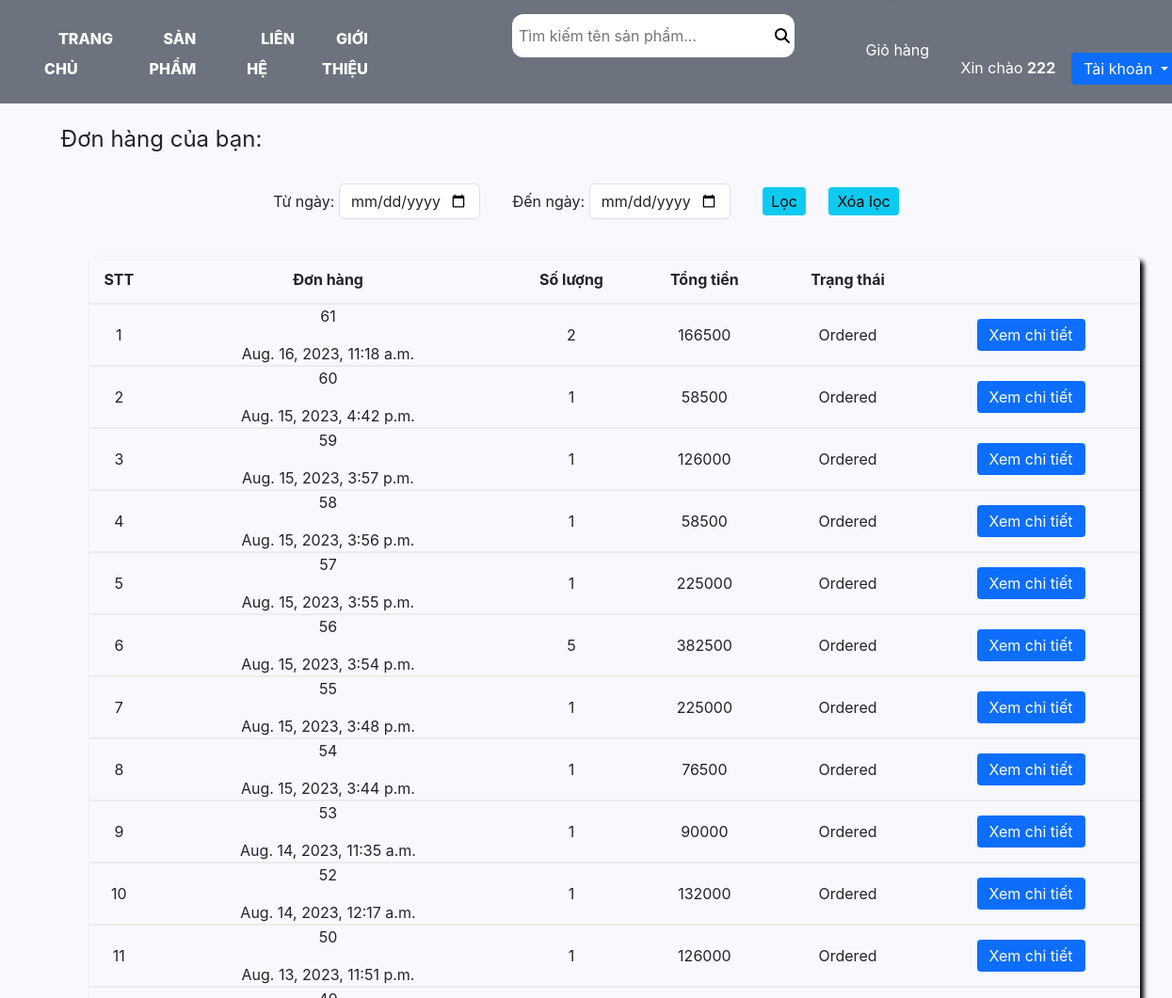
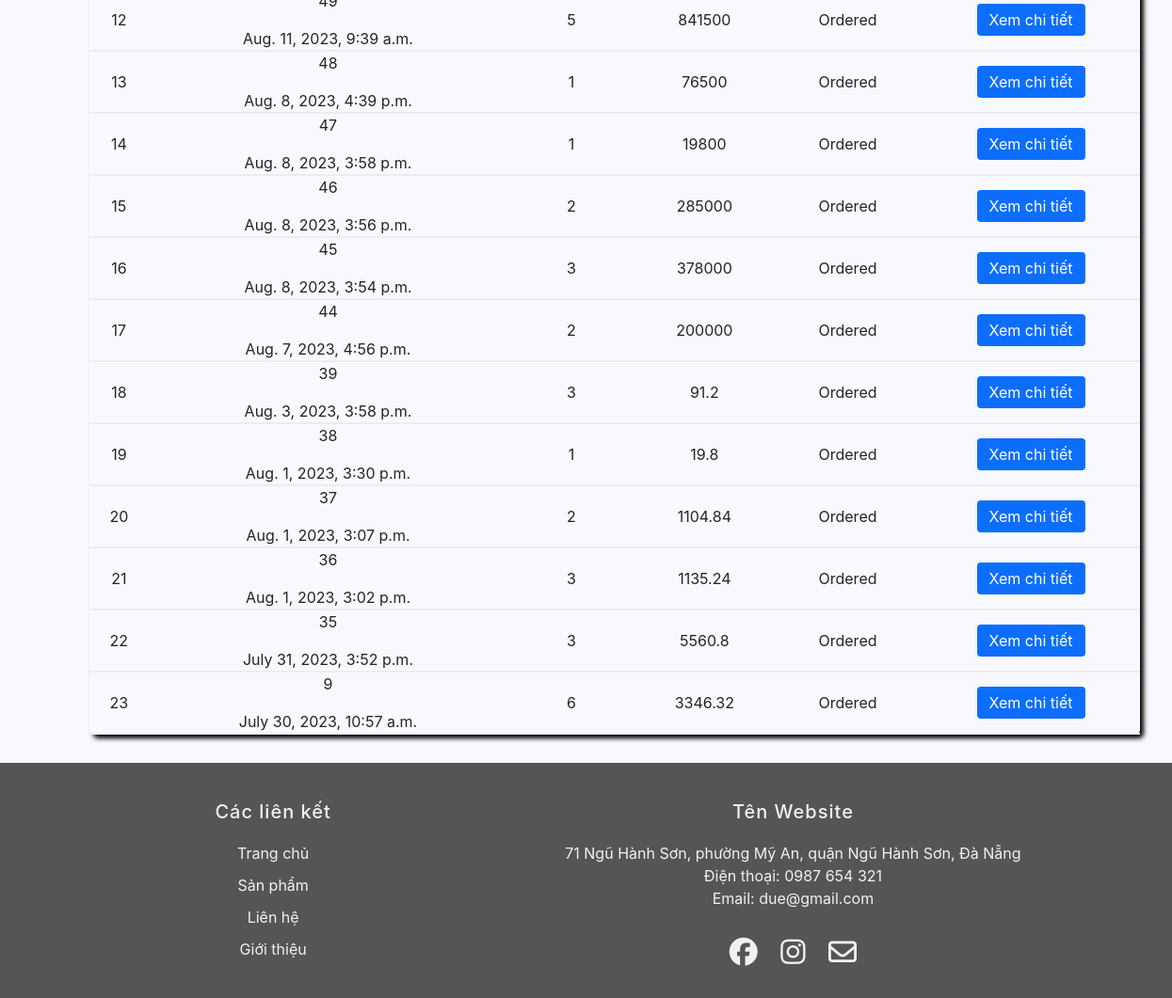
The page /order_list/ (signed in) on the database as committed earlier (2 pictures, top to bottom).
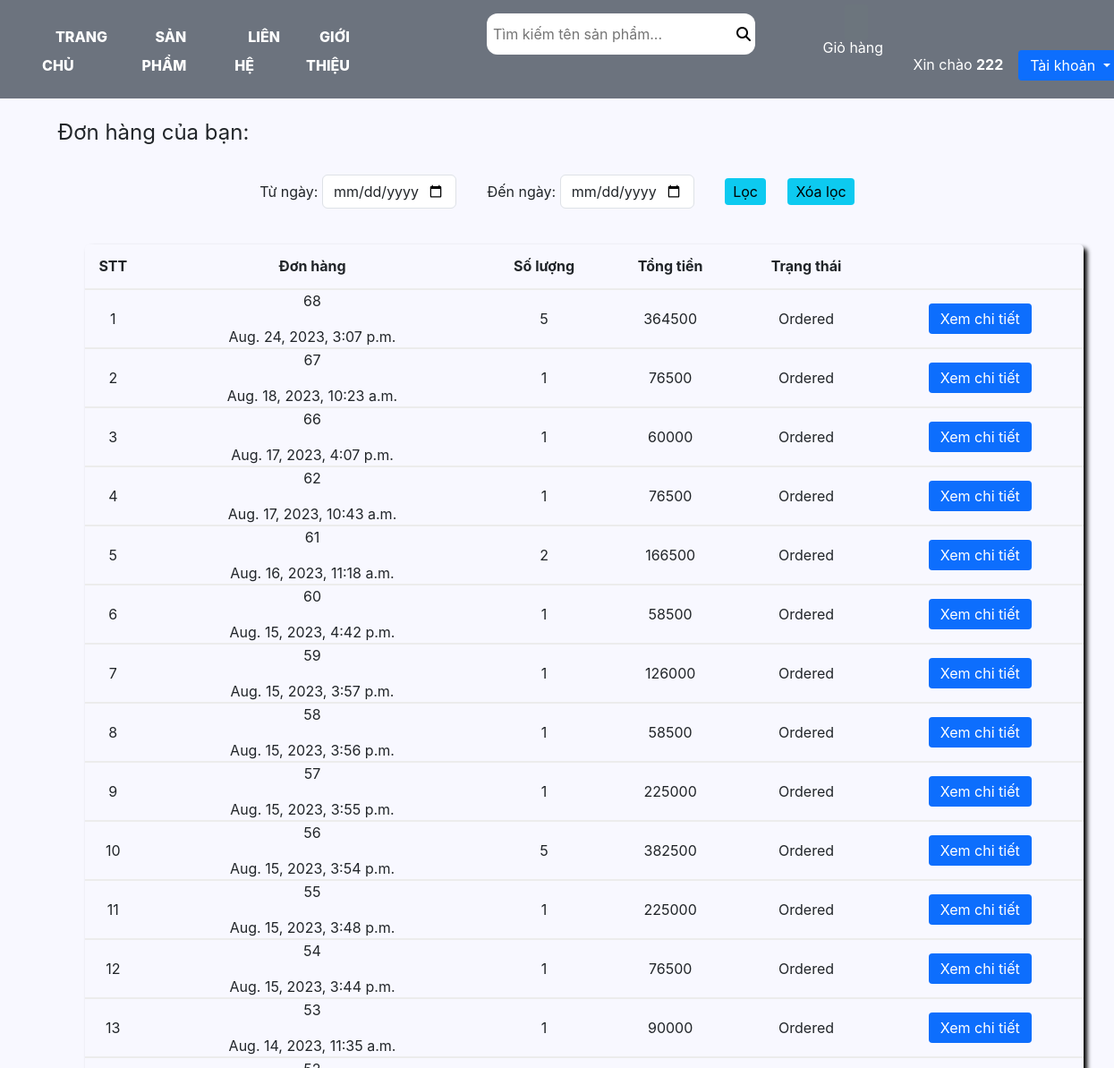
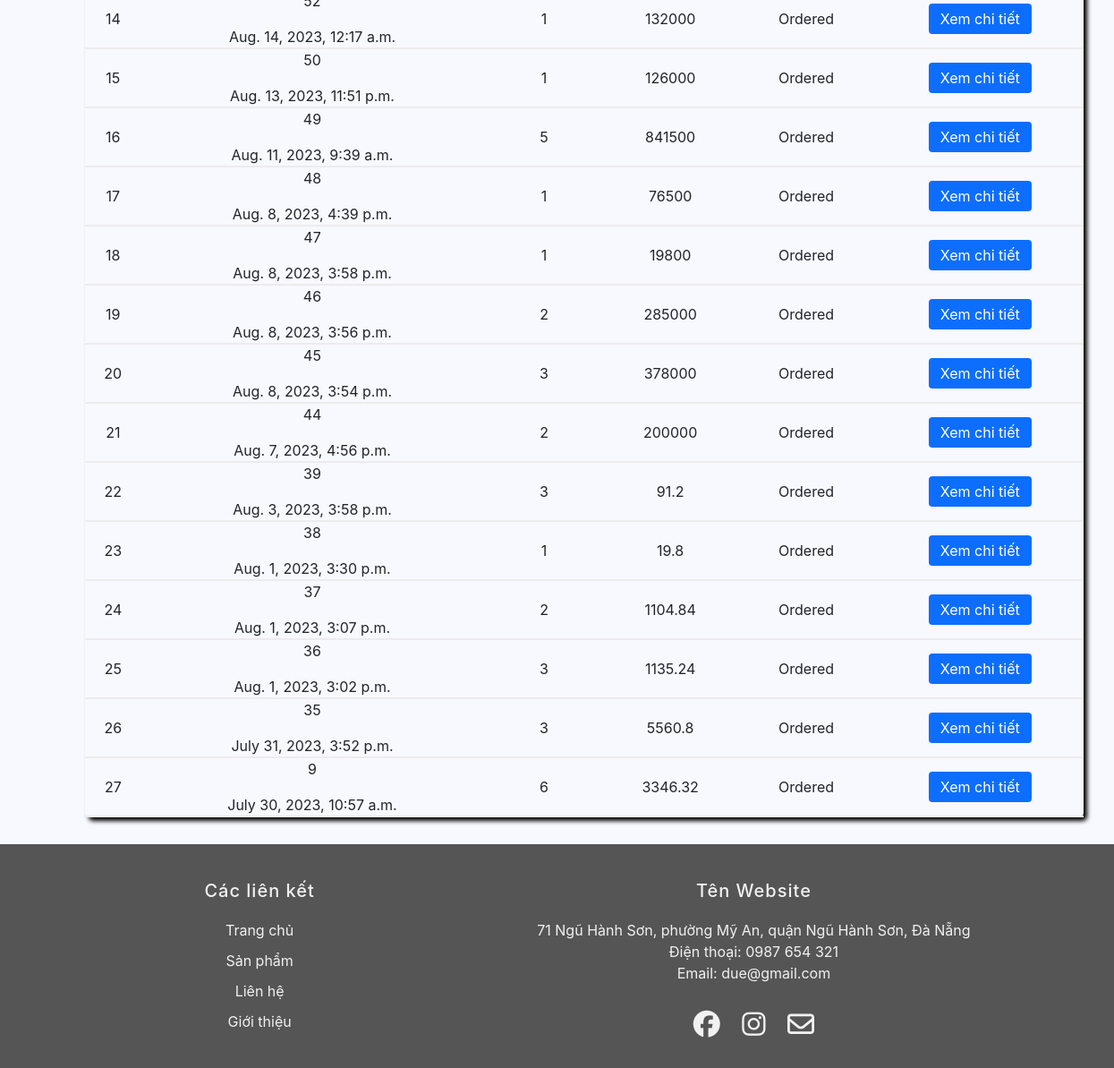
The same page on the database as committed later (2 pictures, top to bottom).
### order/models.py (models this page shows)
class Order(models.Model):
    status_choices = (
        (1, "Cart"),
        (2, "Ordered"),
        (3, "Cancelled"),
    )
    total_price = models.PositiveIntegerField(default=0)
    quantity = models.PositiveIntegerField(default=0)
    user = models.ForeignKey(
        Users, related_name="users", on_delete=models.CASCADE, null=True, blank=True
    )
    status = models.IntegerField(choices=status_choices, default=1)
    datetime = models.DateTimeField(null=True, blank=True)

### product/views.py (the view, shortened to what this page needs)
# urls.py: path('order_list/',views.order_list, name="order_list"),
def order_list(request):
    user = Users.objects.get(pk=request.user.pk)
    get_startdate = request.GET.get("start_date")
    get_enddate = request.GET.get("end_date")
    if get_startdate and get_enddate:
        startdate = datetime.strptime(get_startdate, "%Y-%m-%d")
        enddate = datetime.strptime(get_enddate, "%Y-%m-%d") + timedelta(days=1)
        order = Order.objects.filter(datetime__range=(startdate, enddate))
    else:
        order = Order.objects.filter(user=request.user, status=2).order_by("-id")
    return render(
        request,
        "product/order_list.html",
        {"order": order, "get_startdate": get_startdate, "get_enddate": get_enddate},
    )

### product/templates/product/order_list.html (shortened to what this page needs)
{% extends 'product/base.html' %}
{% load static %}
{% block content %}
<head>
    <link rel="stylesheet" href="{% static 'css/product.css' %}">
</head>
<br>
<h4 style="font-weight: normal;">Đơn hàng của bạn:</h4>
<br>
<form method="get" action="" style="margin-bottom: 40px; text-align: center;">
    <label class="lbl" for="start_date" >Từ ngày:</label>
    <input class="form-control" id="start_date" type="date" name="start_date" id="start_date" value="{{ get_startdate }}" required class="form-control" style="width: 150px;">
    <label class="lbl" for="end_date" style="margin-left: 30px;">Đến ngày:</label>
    <input class="form-control" id="end_date" type="date" name="end_date" id="end_date" value="{{ get_enddate }}" required style="width: 150px;">
    <button id="filter-order" type="submit" class="btn btn-info btn-sm" style="margin-left: 30px;">Lọc</button>
    <button id="cancel" type="button" class="btn btn-info btn-sm" onclick="back()" style="margin-left: 20px;" >Xóa lọc</button>
</form>
<table class ="order-tb">
    <tr class="tb-h">
        <th>STT</th>
        <th>Đơn hàng</th>
        <th>Số lượng</th>
        <th>Tổng tiền</th>
        <th>Trạng thái</th>
        <th></th>
        {% for i in order %}
        <tr class="table-order">
            <td>{{ forloop.counter }}</td>
            <td><p>{{i.id}}</p>{{i.datetime}}</td>
            <td>{{i.quantity}}</td>
            <td>{{i.total_price}}</td>
            <td>{{i.get_status_display}}</td>
            <td><a href="{% url 'product:review_order' i.id%}" class="btn btn-primary">Xem chi tiết</a></td>
        {% endfor %}
    </tr>
</table>
{% endblock %}

Rows that differ between the two databases and show on the page:
added Order: id "68", datetime "Aug. 24, 2023, 3:07 p.m.", quantity "5", total_price "364500", status "Ordered"
added Order: id "67", datetime "Aug. 18, 2023, 10:23 a.m.", quantity "1", total_price "76500", status "Ordered"
added Order: id "66", datetime "Aug. 17, 2023, 4:07 p.m.", quantity "1", total_price "60000", status "Ordered"
now on this page (row edited): Order: id "62", datetime "Aug. 17, 2023, 10:43 a.m.", quantity "1", total_price "76500", status "Ordered"
